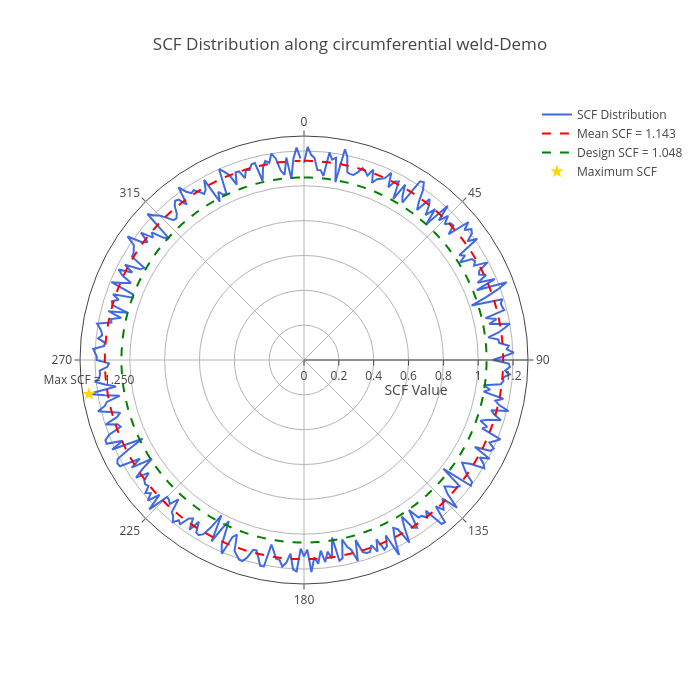

Here is the notebook cell this chart was saved with:
### Code cell
# --- Compute stats ---
mean_scf = np.mean(scf_values)
max_idx = np.argmax(scf_values)
max_angle = angles_deg[max_idx]
max_scf = scf_values[max_idx]

# --- Plotly Polar Plot ---
fig = go.Figure()

fig.add_trace(go.Scatterpolar(
    r=scf_values,
    theta=angles_deg,
    mode='lines',
    line=dict(color='royalblue', width=2),
    name='SCF Distribution'
))

fig.add_trace(go.Scatterpolar(
    r=[mean_scf]*360,
    theta=angles_deg,
    mode='lines',
    line=dict(color='red', dash='dash'),
    name=f'Mean SCF = {mean_scf:.3f}'
))

design_scf = crit_detail.scfin
fig.add_trace(go.Scatterpolar(
    r=[design_scf]*360,
    theta=angles_deg,
    mode='lines',
    line=dict(color='green', dash='dash'),
    name=f'Design SCF = {design_scf:.3f}'
))



fig.add_trace(go.Scatterpolar(
    r=[max_scf],
    theta=[max_angle],
    mode='markers+text',
    marker=dict(color='gold', size=10, symbol='star'),
    text=[f'Max SCF = {max_scf:.3f}'],
    textposition='top center',
    name='Maximum SCF'
))

fig.update_layout(
    polar=dict(
        angularaxis=dict(direction='clockwise', rotation=90, tickvals=np.arange(0, 360, 45)),
        radialaxis=dict(title='SCF Value', showgrid=True)
    ),
    title=dict(text='SCF Distribution along circumferential weld-Demo', x=0.5),
    showlegend=True,
    height=700,
    width=700,
)

fig.show()

### Figure 1 — Plotly figure (JSON) as saved in the notebook; plotly's stock layout.template omitted (floating-point values rounded to 4 significant figures; data arrays with more than 128 entries replaced by an {"elided": "..."} marker saying what was removed)
{"data": [{"line": {"color": "royalblue", "width": 2}, "mode": "lines", "name": "SCF Distribution", "r": {"elided": "360 float values"}, "theta": {"elided": "360 float values"}, "type": "scatterpolar"}, {"line": {"color": "red", "dash": "dash"}, "mode": "lines", "name": "Mean SCF = 1.143", "r": {"elided": "360 float values"}, "theta": {"elided": "360 float values"}, "type": "scatterpolar"}, {"line": {"color": "green", "dash": "dash"}, "mode": "lines", "name": "Design SCF = 1.048", "r": {"elided": "360 float values"}, "theta": {"elided": "360 float values"}, "type": "scatterpolar"}, {"marker": {"color": "gold", "size": 10, "symbol": "star"}, "mode": "markers+text", "name": "Maximum SCF", "r": [1.25], "text": ["Max SCF = 1.250"], "textposition": "top center", "theta": [261], "type": "scatterpolar"}], "layout": {"height": 700, "polar": {"angularaxis": {"direction": "clockwise", "rotation": 90, "tickvals": [0, 45, 90, 135, 180, 225, 270, 315]}, "radialaxis": {"showgrid": true, "title": {"text": "SCF Value"}}}, "showlegend": true, "title": {"text": "SCF Distribution along circumferential weld-Demo", "x": 0.5}, "width": 700}}
